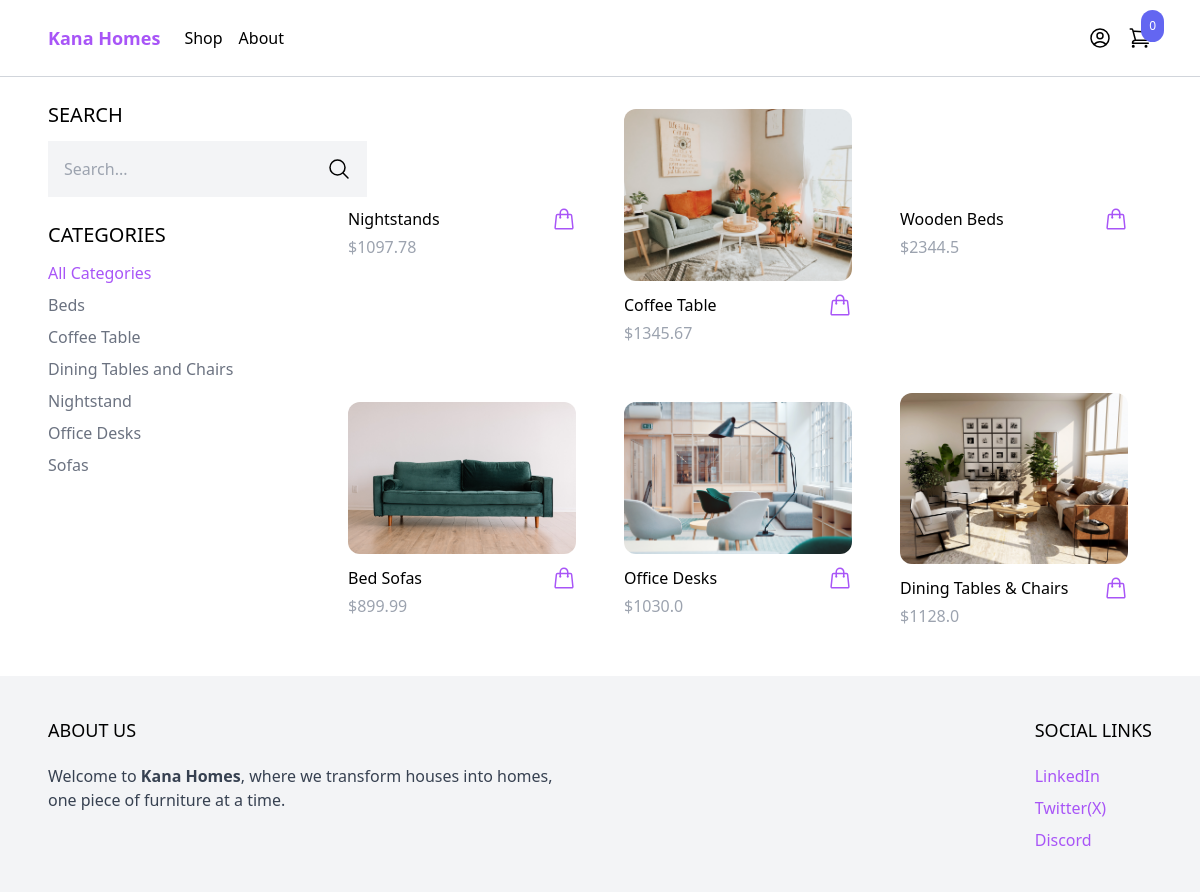
The app's page /shop/ with its own data.
### product/models.py (models this page shows, shortened)
class Category(models.Model):
    name = models.CharField(max_length=255)
    slug = models.SlugField()
    class Meta:
        verbose_name = 'Categorie' #(s)
        ordering = ('name',)

class Product(models.Model):
    category = models.ForeignKey(Category, related_name='products', on_delete=models.CASCADE)
    name = models.CharField(max_length=255)
    slug = models.SlugField()
    description = models.TextField(blank=True, null=True)
    price = models.IntegerField()
    created_at = models.DateTimeField(auto_now_add=True)
    image = models.ImageField(upload_to='uploads/', blank=True, null=True)
    thumbnail = models.ImageField(upload_to='uploads/', blank=True, null=True)
    class Meta:
        ordering = ('-created_at',)
    def get_display_price(self):
        return self.price / 100
    def get_thumbnail(self):
        if self.thumbnail:
            return self.thumbnail.url

### core/views.py (the view)
# urls.py: path('shop/', shop, name='shop'),
def shop(request):
    categories = Category.objects.all()
    products = Product.objects.all()
    active_category = request.GET.get('category', '')
    if active_category:
        products = products.filter(category__slug=active_category)
    query = request.GET.get('query', '')
    if query:
        products = products.filter(Q(name__icontains=query) | Q(description__icontains=query)) #searching in both the name and description fields
    context = {
        'categories': categories,
        'products': products,
        'active_category': active_category
    }
    return render(request, 'core/shop.html', context)

### cart/cart.py (called while the page is built)
    def __len__(self):
        return sum(item['quantity'] for item in self.cart.values())

### cart/content_processors.py (called while the page is built)
def cart(request):
    return {'cart': Cart(request)}

### core/templates/core/shop.html (shortened to what this page needs)
{% extends 'core/base.html' %}
{% block content%}
<div class="max-w-6xl mx-auto flex flex-wrap items-start py-6 px-6 xl:px-0">
    <div class="filters w-full lg:w-1/4">
        <h3 class="mb-3 text-xl uppercase">
            Search
        </h3>
        <form method="get" action=".">
            <div class="flex">
                <input type="text" name="query" class="p-4 bg-gray-100 border-0" placeholder="Search..."/>
                <button class="p-4 bg-gray-100 border-0">
                    <svg xmlns="http://www.w3.org/2000/svg" fill="none" viewBox="0 0 24 24" stroke-width="1.5" stroke="currentColor" class="w-6 h-6">
                        <path stroke-linecap="round" stroke-linejoin="round" d="M21 21l-5.197-5.197m0 0A7.5 7.5 0 105.196 5.196a7.5 7.5 0 0010.607 10.607z" />
                      </svg>
                </button>
            </div>
        </form>
        <br/>
        <h3 mt-6 class="mb-3 text-xl uppercase">
            Categories
        </h3>
        <ul class="space-y-2">
            <li><a href="{% url 'shop' %}" class="{% if not active_category %}text-purple-500{% else %}text-gray-500{% endif %}">All Categories</a></li>
            {% for category in categories %}
            <li><a href="{% url 'shop' %}?category={{ category.slug }}" class="{% if category.slug == active_category%}text-purple-500{% else %}text-gray-500{% endif %}">{{category.name}}</a></li>
            {% endfor %}
        </ul>
    </div>
    <div class="products w-full lg:w-3/4 -mt-4 flex items-center flex-wrap">
        {% for product in products %}
            {% include 'product/partials/product_list_item.html' %}
        {% endfor %}
    </div>
</div>
{% endblock %}

### product/templates/product/partials/product_list_item.html (shortened to what this page needs)
<div class="w-full md:w-1/3 xl:w-1/4 p-6">
    <a href="{% url 'product' product.slug %}">
        <img src="{{ product.get_thumbnail }}" class=" w-full rounded-xl hover:shadow-lg" src="" alt="">
    </a>
    <div class="pt-3 flex items-center justify-between">
        <a href="{% url 'product' product.slug %}"> {{ product.name }} </a>
        <a href="#"
            class="text-purple-500 hover:text-purple-800"
            hx-get="{% url 'add_to_cart' product.id %}"
            hx-target="#menu-cart-button"
            hx-swap="outerHTML"
        >
        </a>
    </div>
    <p class="pt-1 text-gray-400">${{product.get_display_price}}</p>
</div>

### records on screen
Category: name "Beds"
Category: name "Coffee Table"
Category: name "Dining Tables and Chairs"
Category: name "Nightstand"
Category: name "Office Desks"
Category: name "Sofas"
Product: name "Nightstands", get_display_price "1097.78"
Product: get_thumbnail (picture), name "Coffee Table", get_display_price "1345.67"
Product: name "Wooden Beds", get_display_price "2344.5"
Product: get_thumbnail (picture), name "Bed Sofas", get_display_price "899.99"
Product: get_thumbnail (picture), name "Office Desks", get_display_price "1030.0"
Product: get_thumbnail (picture), name "Dining Tables & Chairs", get_display_price "1128.0"

### other values on screen
{{ cart|length }} "0"
